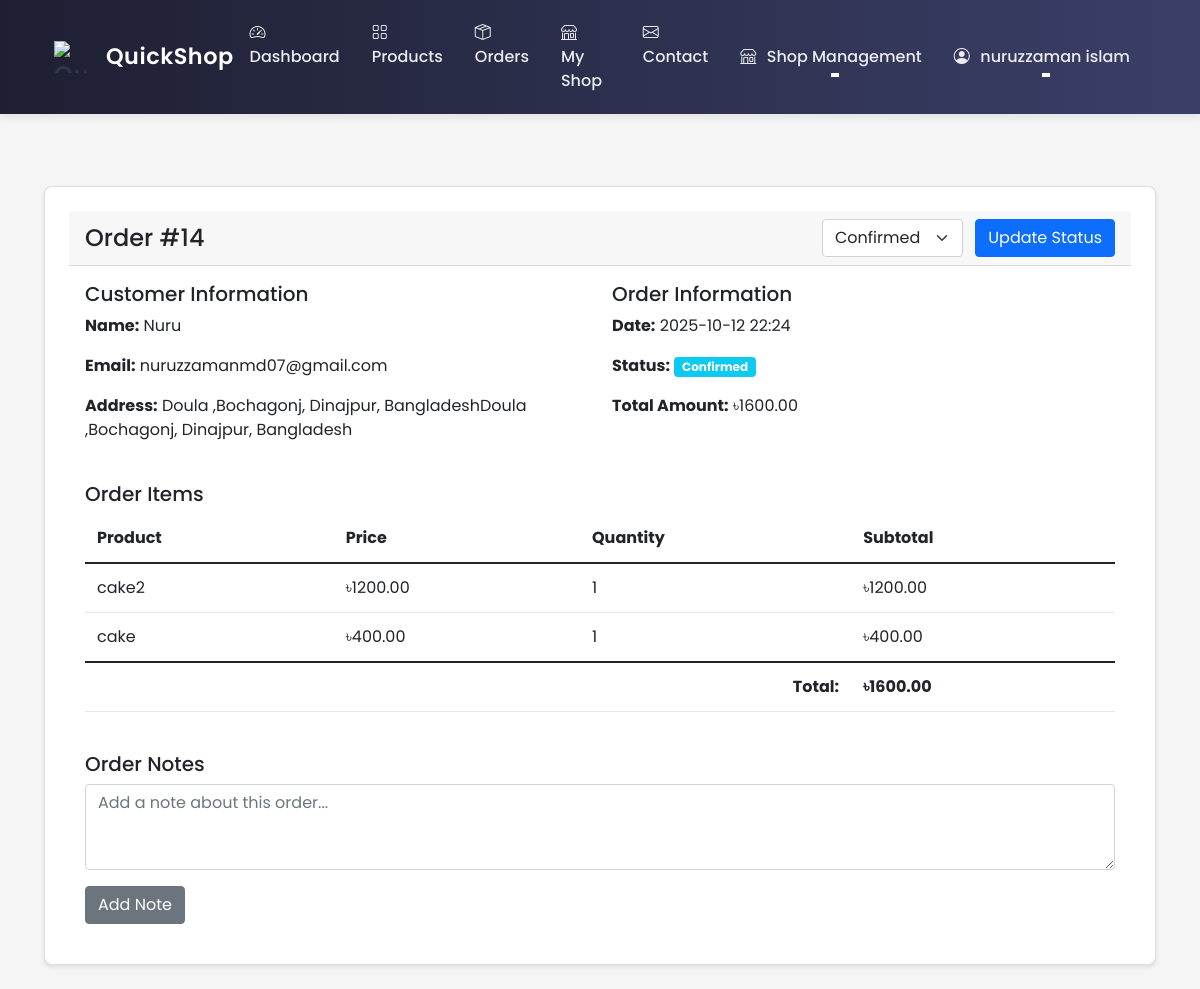
The app's page /shop/order/14/details (signed in) with its own data.
### ecommerce/models/user.py (models this page shows, shortened)
class User(UserMixin, db.Model):
    id = db.Column(db.Integer, primary_key=True)
    username = db.Column(db.String(80), unique=True, nullable=False)
    email = db.Column(db.String(120), unique=True, nullable=False)
    password_hash = db.Column(db.String(128))
    role = db.Column(db.String(20), nullable=False, default='user')  # user, shop_owner, delivery, admin
    phone = db.Column(db.String(20))  # Added phone number field
    location_lat = db.Column(db.Float)
    location_lng = db.Column(db.Float)
    address = db.Column(db.String(200))
    created_at = db.Column(db.DateTime, default=datetime.utcnow)
    updated_at = db.Column(db.DateTime, default=datetime.utcnow, onupdate=datetime.utcnow)
    is_active = db.Column(db.Boolean, default=True)
    email_notifications = db.Column(db.Boolean, default=True)
    orders = db.relationship('Order', lazy=True, foreign_keys='Order.customer_id')
    shop = db.relationship('Shop', backref='owner', lazy=True, uselist=False)
    deliveries = db.relationship('Order', backref='assigned_delivery_person', lazy=True,
                               foreign_keys='Order.delivery_person_id')
    @property
    def is_shop_owner(self):
        return self.role == 'shop_owner'

### ecommerce/models/order.py (models this page shows, shortened)
class Order(db.Model):
    id = db.Column(db.Integer, primary_key=True)
    customer_id = db.Column(db.Integer, db.ForeignKey('user.id'), nullable=False)
    shop_id = db.Column(db.Integer, db.ForeignKey('shop.id'), nullable=False)
    delivery_person_id = db.Column(db.Integer, db.ForeignKey('user.id'))
    status = db.Column(db.String(20), nullable=False, default='pending')
    confirmed = db.Column(db.Boolean, default=False)  # New column to track confirmation
    total_amount = db.Column(db.Float, nullable=False, default=0.0)
    delivery_fee = db.Column(db.Float, nullable=False, default=5.0)  # Default delivery fee
    delivery_address = db.Column(db.String(200), nullable=True)  # Made nullable
    delivery_lat = db.Column(db.Float, nullable=True)  # Made nullable for consistency
    delivery_lng = db.Column(db.Float, nullable=True)  # Made nullable for consistency
    created_at = db.Column(db.DateTime, default=datetime.utcnow)
    updated_at = db.Column(db.DateTime, default=datetime.utcnow, onupdate=datetime.utcnow)
    estimated_delivery_time = db.Column(db.DateTime)
    special_instructions = db.Column(db.Text)
    payment_method = db.Column(db.String(20), nullable=False, default='cod')  # cod, bkash, nagad, card
    payment_status = db.Column(db.String(20), nullable=False, default='pending')  # pending, paid, failed
    payment_details = db.Column(db.JSON)  # Store payment method specific details
    payment_transaction_id = db.Column(db.String(100))  # For online payments
    items = db.relationship('OrderItem', backref='order', lazy=True, cascade='all, delete-orphan')
    customer = db.relationship('User', foreign_keys=[customer_id])
    delivery_person = db.relationship('User', foreign_keys=[delivery_person_id], backref='delivery_orders')
    shop = db.relationship('Shop', foreign_keys=[shop_id], backref='orders')

class OrderItem(db.Model):
    id = db.Column(db.Integer, primary_key=True)
    order_id = db.Column(db.Integer, db.ForeignKey('order.id'), nullable=False)
    product_id = db.Column(db.Integer, db.ForeignKey('product.id'), nullable=False)
    quantity = db.Column(db.Integer, nullable=False)
    price = db.Column(db.Float, nullable=False)
    negotiated_price = db.Column(db.Float)
    product = db.relationship('Product', backref='order_items')

### ecommerce/models/shop.py (models this page shows, shortened)
class Product(db.Model):
    id = db.Column(db.Integer, primary_key=True)
    name = db.Column(db.String(100), nullable=False)
    description = db.Column(db.Text)
    price = db.Column(db.Float, nullable=False)
    stock = db.Column(db.Integer, nullable=False, default=0)
    shop_id = db.Column(db.Integer, db.ForeignKey('shop.id'), nullable=False)
    category = db.Column(db.String(50))  # Add category field
    created_at = db.Column(db.DateTime, default=datetime.utcnow)
    images = db.relationship('Image', lazy=True,
                           foreign_keys='Image.product_id',
                           cascade="all, delete-orphan",
                           backref=db.backref('product_ref', lazy=True))
    rating = db.Column(db.Float, default=0.0)  # Average rating
    rating_count = db.Column(db.Integer, default=0)  # Number of ratings
    reviews = db.relationship(Review, backref='product', lazy=True)
    min_price = db.Column(db.Float)  # Minimum acceptable price
    max_discount_percentage = db.Column(db.Float, default=20.0)  # Maximum allowed discount
    continue_iteration = db.Column(db.Boolean, default=False)  # Whether to continue negotiation after max discount

### ecommerce/routes/shop.py (the view)
@shop_bp.route('/order/<int:order_id>/details')
@login_required
@shop_owner_required
def order_details(order_id):
    order = Order.query.get_or_404(order_id)
    if order.shop_id != current_user.shop.id:
        flash('Access denied.', 'error')
        return redirect(url_for('shop.orders'))
    order_status_colors = {
        'pending': 'warning',
        'confirmed': 'info',
        'delivering': 'primary',
        'completed': 'success',
        'cancelled': 'danger'
    }
    return render_template('shop/order_details.html', order=order, order_status_colors=order_status_colors)

### ecommerce/templates/shop/order_details.html (shortened to what this page needs)
{% extends "base.html" %}
{% block content %}
<div class="container mt-4">
    <div class="card">
        <div class="card-header d-flex justify-content-between align-items-center">
            <h4 class="mb-0">Order #{{ order.id }}</h4>
            <div>
                <form method="POST" action="{{ url_for('shop.update_order_status', order_id=order.id) }}" class="d-inline">
                    <select name="status" class="form-select d-inline-block w-auto me-2">
                        <option value="confirmed" {% if order.status == 'confirmed' %}selected{% endif %}>Confirmed</option>
                    </select>
                    <button type="submit" class="btn btn-primary">Update Status</button>
                </form>
            </div>
        </div>
        <div class="card-body">
            <div class="row mb-4">
                <div class="col-md-6">
                    <h5>Customer Information</h5>
                    <p><strong>Name:</strong> {{ order.customer.username }}</p>
                    <p><strong>Email:</strong> {{ order.customer.email }}</p>
                    <p><strong>Address:</strong> {{ order.delivery_address }}</p>
                </div>
                <div class="col-md-6">
                    <h5>Order Information</h5>
                    <p><strong>Date:</strong> {{ order.created_at.strftime('%Y-%m-%d %H:%M') }}</p>
                    <p><strong>Status:</strong> <span class="badge bg-{{ order_status_colors[order.status] }}">{{ order.status|title }}</span></p>
                    <p><strong>Total Amount:</strong> ৳{{ "%.2f"|format(order.total_amount) }}</p>
                </div>
            </div>
            <h5>Order Items</h5>
            <div class="table-responsive">
                <table class="table">
                    <thead>
                        <tr>
                            <th>Product</th>
                            <th>Price</th>
                            <th>Quantity</th>
                            <th>Subtotal</th>
                        </tr>
                    </thead>
                    <tbody>
                        {% for item in order.items %}
                        <tr>
                            <td>{{ item.product.name }}</td>
                            <td>৳{{ "%.2f"|format(item.price) }}</td>
                            <td>{{ item.quantity }}</td>
                            <td>৳{{ "%.2f"|format(item.price * item.quantity) }}</td>
                        </tr>
                        {% endfor %}
                    </tbody>
                    <tfoot>
                        <tr>
                            <td colspan="3" class="text-end"><strong>Total:</strong></td>
                            <td><strong>৳{{ "%.2f"|format(order.total_amount) }}</strong></td>
                        </tr>
                    </tfoot>
                </table>
            </div>
            <div class="mt-4">
                <h5>Order Notes</h5>
                <form method="POST" action="{{ url_for('shop.add_order_note', order_id=order.id) }}">
                    <div class="mb-3">
                        <textarea class="form-control" name="note" rows="3" placeholder="Add a note about this order..."></textarea>
                    </div>
                    <button type="submit" class="btn btn-secondary">Add Note</button>
                </form>
            </div>
        </div>
    </div>
</div>
{% endblock %}

### ecommerce/templates/base.html (shortened to what this page needs)
<!DOCTYPE html>
<html lang="en">
<head>
    <link href="https://cdn.jsdelivr.net/npm/bootstrap@5.1.3/dist/css/bootstrap.min.css" rel="stylesheet">
    <link rel="stylesheet" href="https://cdn.jsdelivr.net/npm/bootstrap-icons@1.7.2/font/bootstrap-icons.css">
    <link rel="stylesheet" href="{{ url_for('static', filename='css/style.css') }}">
</head>
<body class="d-flex flex-column min-vh-100">
    <nav class="navbar navbar-expand-lg navbar-light">
        <div class="container">
            <a class="logo" href="{{ url_for('main.index') }}">
                <span class="logo-icon">
                    <img src="https://cdn-icons-png.flaticon.com/512/1162/1162456.png" alt="QuickShop" style="width: 32px; height: 32px;">
                </span>
                <span class="logo" style="color: #ffffff; font-size: 1.4rem; font-weight: 600; margin-left: 8px;">QuickShop</span>
            </a>
            <div class="collapse navbar-collapse" id="navbarNav">
                <ul class="navbar-nav me-auto">
                    {% if not current_user.is_authenticated %}
                    <li class="nav-item">
                        <a class="nav-link" href="{{ url_for('main.index') }}">
                            <i class="bi bi-house-door"></i> Home
                        </a>
                    </li>
            <li class="nav-item">
                <a class="nav-link" href="{{ url_for('shop.index') }}" </a>
                    <i class="bi bi-info-circle"></i> Shop Now
                </a>
            </li>
                    <li class="nav-item">
                        <a class="nav-link" href="{{ url_for('main.about') }}">
                            <i class="bi bi-info-circle"></i> About QuickShop
                        </a>
                    </li>
                    {% elif current_user.is_authenticated and current_user.role == 'shop_owner' %}
                    <li class="nav-item">
                        <a class="nav-link" href="{{ url_for('shop.dashboard') }}">
                            <i class="bi bi-speedometer2"></i> Dashboard
                        </a>
                    </li>
                    <li class="nav-item">
                        <a class="nav-link" href="{{ url_for('shop.manage') }}">
                            <i class="bi bi-grid"></i> Products
                        </a>
                    </li>
                    <li class="nav-item">
                        <a class="nav-link" href="{{ url_for('shop.orders') }}">
                            <i class="bi bi-box-seam"></i> Orders
                        </a>
                    </li>
                    {% if current_user.shop %}
                    <li class="nav-item">
                        <a class="nav-link" href="{{ url_for('shop.about', shop_id=current_user.shop.id) }}">
                            <i class="bi bi-shop"></i> My Shop
                        </a>
                    </li>
                    {% endif %}
                    {% endif %}
                    <li class="nav-item">
                        <a class="nav-link" href="{{ url_for('main.contact_page') }}">
                            <i class="bi bi-envelope"></i> Contact
                        </a>
                    </li>
                </ul>
                <ul class="navbar-nav ms-auto">
                    {% if current_user.is_authenticated %}
                        {% if current_user.role == 'admin' %}
                        <li class="nav-item">
                            <a class="nav-link" href="{{ url_for('admin.dashboard') }}">
                                <i class="bi bi-speedometer2"></i> Admin Panel
                            </a>
                        </li>
                        <li class="nav-item dropdown">
                            <a class="nav-link dropdown-toggle" href="#" role="button" data-bs-toggle="dropdown">
                                <i class="bi bi-gear"></i> Manage
                            </a>
                            <ul class="dropdown-menu">
                                <li>
                                    <a class="dropdown-item" href="{{ url_for('admin.orders') }}">
                                        <i class="bi bi-box-seam"></i> Orders
                                    </a>
                                </li>
                                <li>
                                    <a class="dropdown-item" href="{{ url_for('admin.manage_shops') }}">
                                        <i class="bi bi-shop"></i> Shops
                                    </a>
                                </li>
                                <li>
                                    <a class="dropdown-item" href="{{ url_for('admin.manage_delivery') }}">
                                        <i class="bi bi-truck"></i> Delivery
                                    </a>
                                </li>
                                <li>
                                    <a class="dropdown-item" href="{{ url_for('admin.settings') }}">
                                        <i class="bi bi-gear"></i> Settings
                                    </a>
                                </li>
                            </ul>
                        </li>
                        {% elif current_user.role == 'shop_owner' %}
                        <li class="nav-item dropdown">
                            <a class="nav-link dropdown-toggle" href="#" role="button" data-bs-toggle="dropdown">
                                <i class="bi bi-shop"></i> Shop Management
                            </a>
                        </li>
                        {% endif %}
                        <li class="nav-item dropdown">
                            <a class="nav-link dropdown-toggle" href="#" role="button" data-bs-toggle="dropdown">
                                <i class="bi bi-person-circle"></i> {{ current_user.username }}
                            </a>
                        </li>
                    {% endif %}
                </ul>
            </div>
        </div>
    </nav>
    <div class="flash-messages-container">
    </div>
    <main class="flex-shrink-0">
        {% block content %}{% endblock %}
    </main>
</body>
</html>

### records on screen
User: username "nuruzzaman islam"
Order: id "14", status "Confirmed", delivery_address "Doula ,Bochagonj, Dinajpur, BangladeshDoula ,Bochagonj, Dinajpur, Bangladesh", created_at "2025-10-12 22:24", total_amount "1600.00"
User: customer.username "Nuru", customer.email "nuruzzamanmd07@gmail.com"
OrderItem: product.name "cake2", price "1200.00", quantity "1", item.price*item.quantity "1200.00"
OrderItem: product.name "cake", price "400.00", quantity "1", item.price*item.quantity "400.00"
